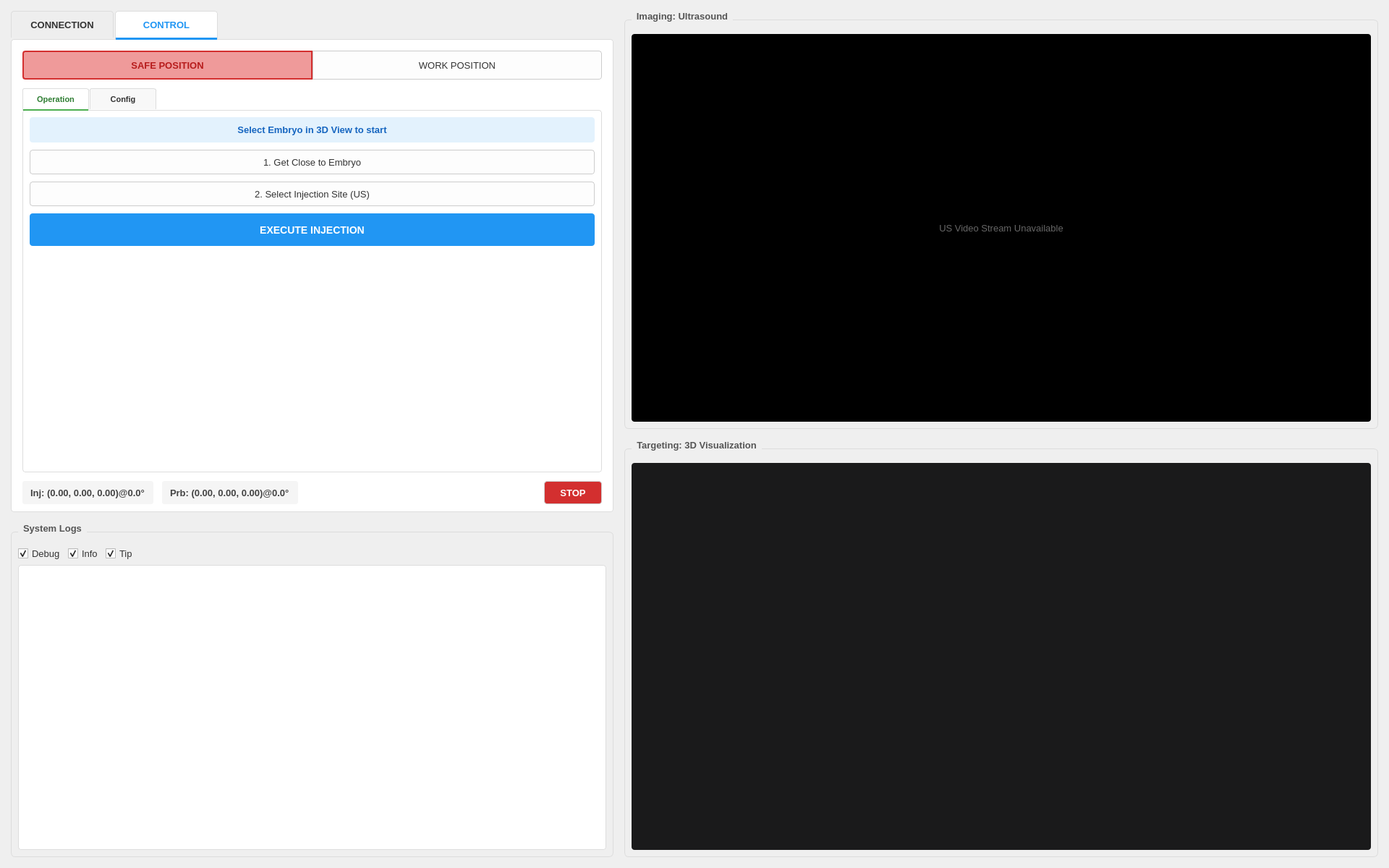
<?xml version="1.0" encoding="UTF-8"?>
<ui version="4.0">
 <class>ControlForm</class>
 <widget class="QWidget" name="ControlForm">
  <property name="windowModality">
   <enum>Qt::WindowModality::NonModal</enum>
  </property>
  <property name="geometry">
   <rect>
    <x>0</x>
    <y>0</y>
    <width>1920</width>
    <height>1200</height>
   </rect>
  </property>
  <property name="windowTitle">
   <string>Embryo Injection Control System</string>
  </property>
  <property name="styleSheet">
   <string notr="true">QWidget { font-family: &quot;Segoe UI&quot;, &quot;Arial&quot;; font-size: 13px; color: #333; }
QGroupBox { font-weight: bold; border: 1px solid #dcdcdc; border-radius: 6px; margin-top: 12px; padding-top: 10px; }
QGroupBox::title { subcontrol-origin: margin; left: 10px; padding: 0 5px; color: #555; }
QPushButton { padding: 6px 12px; border-radius: 4px; border: 1px solid #ccc; background: #fdfdfd; }
QPushButton:hover { background: #f0f7ff; border-color: #2196F3; }
QPushButton:pressed { background: #e0efff; }
QComboBox, QLineEdit, QDoubleSpinBox { padding: 4px; border: 1px solid #ccc; border-radius: 4px; background: white; }
QComboBox:focus, QLineEdit:focus { border-color: #2196F3; }</string>
  </property>
  <layout class="QHBoxLayout" name="mainLayout" stretch="4,5">
   <property name="spacing">
    <number>15</number>
   </property>
   <property name="leftMargin">
    <number>15</number>
   </property>
   <property name="topMargin">
    <number>15</number>
   </property>
   <property name="rightMargin">
    <number>15</number>
   </property>
   <property name="bottomMargin">
    <number>15</number>
   </property>
   <item>
    <layout class="QVBoxLayout" name="leftPanel" stretch="3,2">
     <property name="spacing">
      <number>15</number>
     </property>
     <item>
      <widget class="QTabWidget" name="tab_main_control">
       <property name="styleSheet">
        <string notr="true">QTabBar::tab { height: 36px; width: 140px; font-weight: bold; background: #eee; border: 1px solid #ddd; border-bottom: none; border-top-left-radius: 4px; border-top-right-radius: 4px; margin-right: 2px; }
QTabBar::tab:selected { background: #fff; border-bottom: 3px solid #2196F3; color: #2196F3; }
QTabWidget::pane { border: 1px solid #ddd; top: -1px; background: white; border-radius: 4px; }</string>
       </property>
       <property name="currentIndex">
        <number>1</number>
       </property>
       <widget class="QWidget" name="tab_connection">
        <attribute name="title">
         <string>CONNECTION</string>
        </attribute>
        <layout class="QVBoxLayout" name="connMainVBox">
         <property name="spacing">
          <number>10</number>
         </property>
         <property name="leftMargin">
          <number>15</number>
         </property>
         <property name="topMargin">
          <number>15</number>
         </property>
         <property name="rightMargin">
          <number>15</number>
         </property>
         <property name="bottomMargin">
          <number>15</number>
         </property>
         <item>
          <widget class="QGroupBox" name="group_status">
           <property name="title">
            <string>Hardware Configuration &amp; Status</string>
           </property>
           <layout class="QGridLayout" name="grid_status" columnstretch="1,2,1,1">
            <property name="verticalSpacing">
             <number>10</number>
            </property>
            <item row="0" column="0">
             <widget class="QLabel" name="l_stat_inj">
              <property name="text">
               <string>Injector Port:</string>
              </property>
             </widget>
            </item>
            <item row="0" column="1">
             <widget class="QComboBox" name="combo_port_inj"/>
            </item>
            <item row="0" column="2">
             <widget class="QLabel" name="val_stat_inj">
              <property name="styleSheet">
               <string notr="true">color: #e53935; font-weight: bold;</string>
              </property>
              <property name="text">
               <string>Offline</string>
              </property>
             </widget>
            </item>
            <item row="0" column="3">
             <widget class="QPushButton" name="pushButton">
              <property name="text">
               <string>Retry</string>
              </property>
             </widget>
            </item>
            <item row="1" column="0">
             <widget class="QLabel" name="l_port_probe">
              <property name="text">
               <string>Probe Port:</string>
              </property>
             </widget>
            </item>
            <item row="1" column="1">
             <widget class="QComboBox" name="combo_port_probe"/>
            </item>
            <item row="1" column="2">
             <widget class="QLabel" name="val_stat_probe">
              <property name="styleSheet">
               <string notr="true">color: #e53935; font-weight: bold;</string>
              </property>
              <property name="text">
               <string>Offline</string>
              </property>
             </widget>
            </item>
            <item row="1" column="3">
             <widget class="QPushButton" name="pushButton_2">
              <property name="text">
               <string>Retry</string>
              </property>
             </widget>
            </item>
            <item row="2" column="0">
             <widget class="QLabel" name="l_cam_rgbd">
              <property name="text">
               <string>RGBD Camera:</string>
              </property>
             </widget>
            </item>
            <item row="2" column="1">
             <widget class="QComboBox" name="combo_cam_rgbd"/>
            </item>
            <item row="2" column="2">
             <widget class="QLabel" name="val_stat_rgbd">
              <property name="styleSheet">
               <string notr="true">color: #e53935; font-weight: bold;</string>
              </property>
              <property name="text">
               <string>Offline</string>
              </property>
             </widget>
            </item>
            <item row="2" column="3">
             <widget class="QPushButton" name="pushButton_3">
              <property name="text">
               <string>Retry</string>
              </property>
             </widget>
            </item>
            <item row="3" column="0">
             <widget class="QLabel" name="l_stat_us">
              <property name="text">
               <string>Ultrasound:</string>
              </property>
             </widget>
            </item>
            <item row="3" column="1">
             <widget class="QComboBox" name="combo_cam_us"/>
            </item>
            <item row="3" column="2">
             <widget class="QLabel" name="val_stat_us">
              <property name="styleSheet">
               <string notr="true">color: #e53935; font-weight: bold;</string>
              </property>
              <property name="text">
               <string>Offline</string>
              </property>
             </widget>
            </item>
            <item row="3" column="3">
             <widget class="QPushButton" name="pushButton_4">
              <property name="text">
               <string>Retry</string>
              </property>
             </widget>
            </item>
           </layout>
          </widget>
         </item>
         <item>
          <spacer name="connSpacer">
           <property name="orientation">
            <enum>Qt::Orientation::Vertical</enum>
           </property>
           <property name="sizeHint" stdset="0">
            <size>
             <width>20</width>
             <height>40</height>
            </size>
           </property>
          </spacer>
         </item>
        </layout>
       </widget>
       <widget class="QWidget" name="tab_control">
        <attribute name="title">
         <string>CONTROL</string>
        </attribute>
        <layout class="QVBoxLayout" name="controlMainVBox">
         <property name="spacing">
          <number>12</number>
         </property>
         <property name="leftMargin">
          <number>15</number>
         </property>
         <property name="topMargin">
          <number>15</number>
         </property>
         <property name="rightMargin">
          <number>15</number>
         </property>
         <property name="bottomMargin">
          <number>10</number>
         </property>
         <item>
          <layout class="QHBoxLayout" name="modeHBox">
           <property name="spacing">
            <number>0</number>
           </property>
           <item>
            <widget class="QPushButton" name="btn_mode_safe">
             <property name="minimumSize">
              <size>
               <width>0</width>
               <height>40</height>
              </size>
             </property>
             <property name="styleSheet">
              <string notr="true">QPushButton { border-top-right-radius: 0px; border-bottom-right-radius: 0px; border-right: none; }
QPushButton:checked { background-color: #ef9a9a; font-weight: bold; border: 2px solid #d32f2f; color: #b71c1c; }</string>
             </property>
             <property name="text">
              <string>SAFE POSITION</string>
             </property>
             <property name="checkable">
              <bool>true</bool>
             </property>
             <property name="checked">
              <bool>true</bool>
             </property>
            </widget>
           </item>
           <item>
            <widget class="QPushButton" name="btn_mode_work">
             <property name="minimumSize">
              <size>
               <width>0</width>
               <height>40</height>
              </size>
             </property>
             <property name="styleSheet">
              <string notr="true">QPushButton { border-top-left-radius: 0px; border-bottom-left-radius: 0px; }
QPushButton:checked { background-color: #a5d6a7; font-weight: bold; border: 2px solid #388e3c; color: #1b5e20; }</string>
             </property>
             <property name="text">
              <string>WORK POSITION</string>
             </property>
             <property name="iconSize">
              <size>
               <width>16</width>
               <height>16</height>
              </size>
             </property>
             <property name="checkable">
              <bool>true</bool>
             </property>
            </widget>
           </item>
          </layout>
         </item>
         <item>
          <widget class="QTabWidget" name="tab_work_mode">
           <property name="enabled">
            <bool>false</bool>
           </property>
           <property name="styleSheet">
            <string notr="true">QTabBar::tab { height: 28px; width: 90px; font-size: 11px; background: #f8f8f8; border: 1px solid #ddd; border-bottom: none; border-top-left-radius: 3px; border-top-right-radius: 3px; margin-right: 1px; }
QTabBar::tab:selected { background: #fff; border-bottom: 2px solid #4CAF50; color: #2e7d32; }
QTabWidget::pane { border: 1px solid #ddd; top: -1px; }</string>
           </property>
           <widget class="QWidget" name="tab_operation">
            <attribute name="title">
             <string>Operation</string>
            </attribute>
            <layout class="QVBoxLayout" name="opVBox">
             <property name="spacing">
              <number>10</number>
             </property>
             <item>
              <widget class="QLabel" name="label_op_hint">
               <property name="styleSheet">
                <string notr="true">padding: 10px; background: #e3f2fd; border-radius: 4px; color: #1565c0; font-weight: bold;</string>
               </property>
               <property name="text">
                <string>Select Embryo in 3D View to start</string>
               </property>
               <property name="alignment">
                <set>Qt::AlignmentFlag::AlignCenter</set>
               </property>
              </widget>
             </item>
             <item>
              <widget class="QPushButton" name="btn_get_close">
               <property name="minimumSize">
                <size>
                 <width>0</width>
                 <height>34</height>
                </size>
               </property>
               <property name="text">
                <string>1. Get Close to Embryo</string>
               </property>
              </widget>
             </item>
             <item>
              <widget class="QPushButton" name="btn_select_inject_pos">
               <property name="minimumSize">
                <size>
                 <width>0</width>
                 <height>34</height>
                </size>
               </property>
               <property name="text">
                <string>2. Select Injection Site (US)</string>
               </property>
              </widget>
             </item>
             <item>
              <widget class="QPushButton" name="btn_do_injection">
               <property name="minimumSize">
                <size>
                 <width>0</width>
                 <height>45</height>
                </size>
               </property>
               <property name="styleSheet">
                <string notr="true">background-color: #2196F3; color: white; font-weight: bold; font-size: 14px; border: none;</string>
               </property>
               <property name="text">
                <string>EXECUTE INJECTION</string>
               </property>
              </widget>
             </item>
             <item>
              <spacer name="opSpacer">
               <property name="orientation">
                <enum>Qt::Orientation::Vertical</enum>
               </property>
               <property name="sizeHint" stdset="0">
                <size>
                 <width>0</width>
                 <height>0</height>
                </size>
               </property>
              </spacer>
             </item>
            </layout>
           </widget>
           <widget class="QWidget" name="tab_op_config">
            <attribute name="title">
             <string>Config</string>
            </attribute>
            <layout class="QGridLayout" name="grid_op_config">
             <property name="spacing">
              <number>10</number>
             </property>
             <item row="0" column="0" colspan="2">
              <widget class="QPushButton" name="btn_calibration">
               <property name="text">
                <string>Run System Calibration</string>
               </property>
              </widget>
             </item>
             <item row="1" column="0">
              <widget class="QLabel" name="l_boundary">
               <property name="text">
                <string>Bounds (mm):</string>
               </property>
              </widget>
             </item>
             <item row="1" column="1">
              <widget class="QLineEdit" name="edit_boundary">
               <property name="placeholderText">
                <string>Xmin, Xmax, ...</string>
               </property>
              </widget>
             </item>
             <item row="2" column="0">
              <widget class="QLabel" name="l_speed_lim">
               <property name="text">
                <string>Speed Limit:</string>
               </property>
              </widget>
             </item>
             <item row="2" column="1">
              <widget class="QDoubleSpinBox" name="spin_speed_lim"/>
             </item>
            </layout>
           </widget>
          </widget>
         </item>
         <item>
          <layout class="QHBoxLayout" name="posHBox">
           <item>
            <widget class="QLabel" name="label_pos_injector">
             <property name="styleSheet">
              <string notr="true">background: #f5f5f5; padding: 4px 8px; border-radius: 3px; font-weight: bold; color: #444;</string>
             </property>
             <property name="text">
              <string>Inj: (0.00, 0.00, 0.00)@0.0°</string>
             </property>
            </widget>
           </item>
           <item>
            <widget class="QLabel" name="label_pos_probe">
             <property name="styleSheet">
              <string notr="true">background: #f5f5f5; padding: 4px 8px; border-radius: 3px; font-weight: bold; color: #444;</string>
             </property>
             <property name="text">
              <string>Prb: (0.00, 0.00, 0.00)@0.0°</string>
             </property>
            </widget>
           </item>
           <item>
            <spacer name="posSpacer">
             <property name="orientation">
              <enum>Qt::Orientation::Horizontal</enum>
             </property>
             <property name="sizeHint" stdset="0">
              <size>
               <width>40</width>
               <height>20</height>
              </size>
             </property>
            </spacer>
           </item>
           <item>
            <widget class="QPushButton" name="btn_stop_main">
             <property name="minimumSize">
              <size>
               <width>80</width>
               <height>32</height>
              </size>
             </property>
             <property name="styleSheet">
              <string notr="true">background-color: #d32f2f; color: white; font-weight: bold; border-radius: 4px;</string>
             </property>
             <property name="text">
              <string>STOP</string>
             </property>
            </widget>
           </item>
          </layout>
         </item>
        </layout>
       </widget>
      </widget>
     </item>
     <item>
      <widget class="QGroupBox" name="group_terminal">
       <property name="title">
        <string>System Logs</string>
       </property>
       <layout class="QVBoxLayout" name="terminalVBox">
        <property name="spacing">
         <number>5</number>
        </property>
        <item>
         <layout class="QHBoxLayout" name="termFilterHBox">
          <item>
           <widget class="QCheckBox" name="check_log_debug">
            <property name="text">
             <string>Debug</string>
            </property>
            <property name="checked">
             <bool>true</bool>
            </property>
           </widget>
          </item>
          <item>
           <widget class="QCheckBox" name="check_log_info">
            <property name="text">
             <string>Info</string>
            </property>
            <property name="checked">
             <bool>true</bool>
            </property>
           </widget>
          </item>
          <item>
           <widget class="QCheckBox" name="check_log_tip">
            <property name="text">
             <string>Tip</string>
            </property>
            <property name="checked">
             <bool>true</bool>
            </property>
           </widget>
          </item>
          <item>
           <spacer name="logSpacer">
            <property name="orientation">
             <enum>Qt::Orientation::Horizontal</enum>
            </property>
            <property name="sizeHint" stdset="0">
             <size>
              <width>40</width>
              <height>20</height>
             </size>
            </property>
           </spacer>
          </item>
         </layout>
        </item>
        <item>
         <widget class="QTextEdit" name="text_terminal">
          <property name="styleSheet">
           <string notr="true">background-color: #fff; color: #333; font-family: &quot;Consolas&quot;, monospace; border: 1px solid #ddd; border-radius: 4px;</string>
          </property>
          <property name="readOnly">
           <bool>true</bool>
          </property>
         </widget>
        </item>
       </layout>
      </widget>
     </item>
    </layout>
   </item>
   <item>
    <layout class="QVBoxLayout" name="rightPanel" stretch="1,1">
     <property name="spacing">
      <number>15</number>
     </property>
     <item>
      <widget class="QGroupBox" name="group_ultrasound">
       <property name="title">
        <string>Imaging: Ultrasound</string>
       </property>
       <layout class="QVBoxLayout" name="usVBox">
        <item>
         <widget class="QLabel" name="label_us_video">
          <property name="styleSheet">
           <string notr="true">background-color: #000; border-radius: 4px; color: #666;</string>
          </property>
          <property name="text">
           <string>US Video Stream Unavailable</string>
          </property>
          <property name="alignment">
           <set>Qt::AlignmentFlag::AlignCenter</set>
          </property>
         </widget>
        </item>
       </layout>
      </widget>
     </item>
     <item>
      <widget class="QGroupBox" name="group_open3d">
       <property name="title">
        <string>Targeting: 3D Visualization</string>
       </property>
       <layout class="QVBoxLayout" name="o3dVBox">
        <item>
         <widget class="QWidget" name="widget_open3d" native="true">
          <property name="styleSheet">
           <string notr="true">background-color: #1a1a1b; border-radius: 4px;</string>
          </property>
         </widget>
        </item>
       </layout>
      </widget>
     </item>
    </layout>
   </item>
  </layout>
 </widget>
 <resources/>
 <connections/>
</ui>
